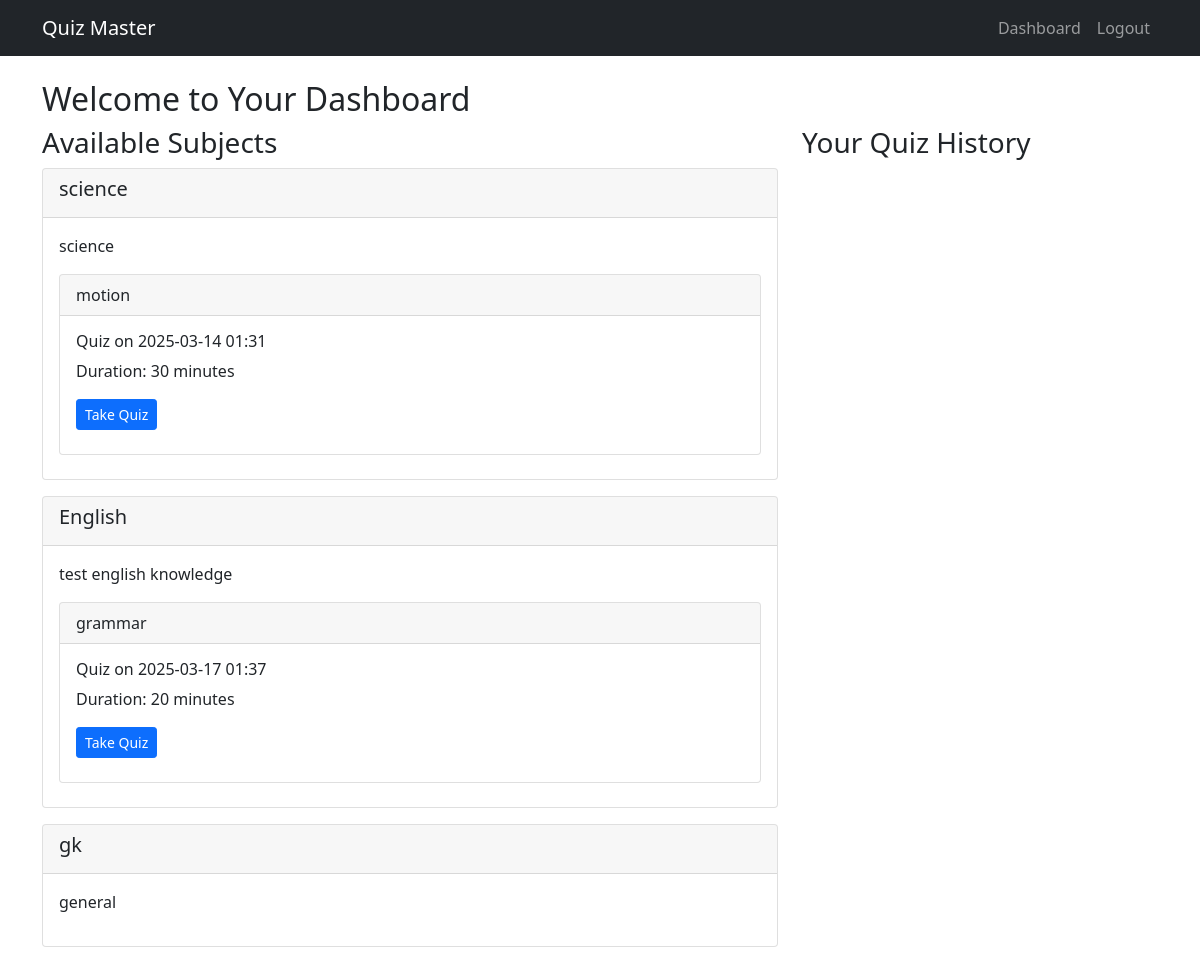
Page /user/dashboard (signed in) on the committed database.
### application/models.py (models this page shows)
class Subject(db.Model):
    id = db.Column(db.Integer, primary_key=True)
    name = db.Column(db.String(100), nullable=False)
    description = db.Column(db.Text)
    chapters = db.relationship('Chapter', backref='subject', lazy=True, cascade='all, delete-orphan')

class Chapter(db.Model):
    id = db.Column(db.Integer, primary_key=True)
    name = db.Column(db.String(100), nullable=False)
    description = db.Column(db.Text)
    subject_id = db.Column(db.Integer, db.ForeignKey('subject.id'), nullable=False)
    quizzes = db.relationship('Quiz', backref='chapter', lazy=True, cascade='all, delete-orphan')

class Quiz(db.Model):
    id = db.Column(db.Integer, primary_key=True)
    chapter_id = db.Column(db.Integer, db.ForeignKey('chapter.id'), nullable=False)
    date_of_quiz = db.Column(db.DateTime, nullable=False)
    time_duration = db.Column(db.Integer, nullable=False)  # in minutes
    remarks = db.Column(db.Text)
    questions = db.relationship('Question', backref='quiz', lazy=True)
    scores = db.relationship('Score', backref='quiz', lazy=True)

### application/routes.py (the view)
@bp.route('/user/dashboard')
def user_dashboard():
    if not session.get('user_id'):
        return redirect(url_for('routes.login'))
    user = User.query.get(session['user_id'])
    subjects = Subject.query.all()
    scores = Score.query.filter_by(user_id=user.id).all()
    return render_template('user/dashboard.html', subjects=subjects, scores=scores)

### templates/user/dashboard.html (shortened to what this page needs)
{% extends "index.html" %}
{% block content %}
<h2>Welcome to Your Dashboard</h2>
<div class="row">
    <div class="col-md-8">
        <h3>Available Subjects</h3>
        {% for subject in subjects %}
        <div class="card mb-3">
            <div class="card-header">
                <h5>{{ subject.name }}</h5>
            </div>
            <div class="card-body">
                <p>{{ subject.description }}</p>
                {% for chapter in subject.chapters %}
                <div class="card mb-2">
                    <div class="card-header">{{ chapter.name }}</div>
                    <div class="card-body">
                        {% for quiz in chapter.quizzes %}
                        <div class="mb-2">
                            <h6>Quiz on {{ quiz.date_of_quiz.strftime('%Y-%m-%d %H:%M') }}</h6>
                            <p>Duration: {{ quiz.time_duration }} minutes</p>
                            <a href="{{ url_for('routes.take_quiz', quiz_id=quiz.id) }}" class="btn btn-primary btn-sm">Take Quiz</a>
                        </div>
                        {% endfor %}
                    </div>
                </div>
                {% endfor %}
            </div>
        </div>
        {% endfor %}
    </div>
    <div class="col-md-4">
        <h3>Your Quiz History</h3>
    </div>
</div>
{% endblock %}

### rows in the picture
Subject: name "science", description "science"
Chapter: name "motion"
Quiz: date_of_quiz "2025-03-14 01:31", time_duration "30"
Subject: name "English", description "test english knowledge"
Chapter: name "grammar"
Quiz: date_of_quiz "2025-03-17 01:37", time_duration "20"
Subject: name "gk", description "general"
